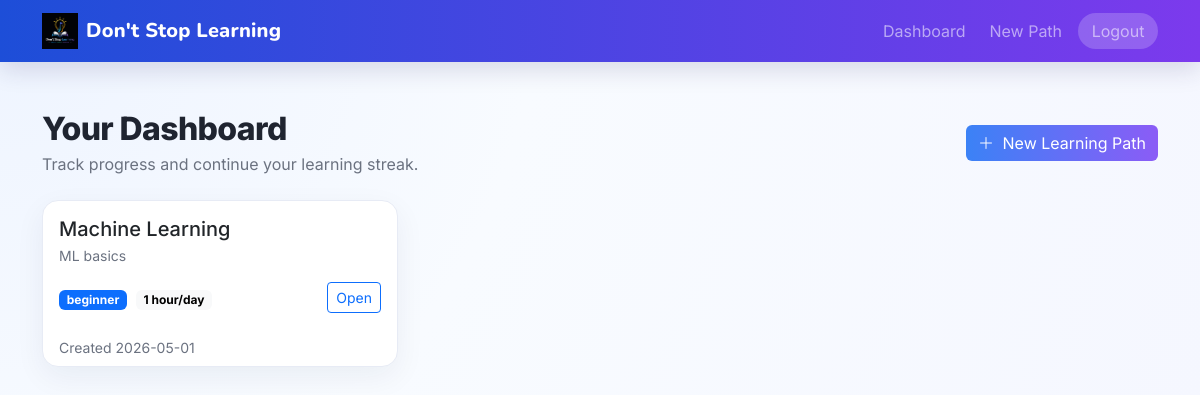
The page /dashboard (signed in) on the database its author committed.
### app/models.py (models this page shows)
class Roadmap(db.Model):
    id = db.Column(db.Integer, primary_key=True)
    skill = db.Column(db.String(50), nullable=False)
    level = db.Column(db.String(20), nullable=False)      # beginner, intermediate, advanced
    goal = db.Column(db.Text, nullable=False)
    time_per_day = db.Column(db.String(20), nullable=False) # e.g. "1 hour", "2 hours"
    created_at = db.Column(db.DateTime, default=datetime.utcnow)
    user_id = db.Column(db.Integer, db.ForeignKey('user.id'), nullable=False)
    tasks = db.relationship('Task', backref='roadmap', lazy=True, order_by="Task.order")

### app/main/routes.py (the view)
@main.route('/dashboard')
@login_required
def dashboard():
    roadmaps = current_user.roadmaps
    return render_template('main/dashboard.html', roadmaps=roadmaps)

### app/models.py (called while the page is built)
@login_manager.user_loader
def load_user(user_id):
    return User.query.get(int(user_id))

### app/templates/main/dashboard.html (shortened to what this page needs)
{% extends "base.html" %}
{% block content %}
<div class="d-flex flex-wrap justify-content-between align-items-center mb-4 gap-3">
    <div>
        <h2 class="section-title mb-1">Your Dashboard</h2>
        <p class="text-muted mb-0">Track progress and continue your learning streak.</p>
    </div>
    <a href="{{ url_for('learning.onboarding') }}" class="btn btn-primary"><i class="bi bi-plus-lg me-1"></i> New Learning Path</a>
</div>
{% if roadmaps %}
<div class="row g-4">
    {% for roadmap in roadmaps %}
    <div class="col-md-6 col-lg-4">
        <div class="card h-100">
            <div class="card-body">
                <h5 class="card-title mb-1">{{ roadmap.skill }}</h5>
                <p class="text-muted small mb-3">{{ roadmap.goal }}</p>
                <div class="d-flex justify-content-between align-items-center">
                    <div>
                        <span class="badge bg-primary">{{ roadmap.level }}</span>
                        <span class="badge text-bg-light ms-1">{{ roadmap.time_per_day }}/day</span>
                    </div>
                    <a href="{{ url_for('learning.view_roadmap', roadmap_id=roadmap.id) }}" class="btn btn-outline-primary btn-sm">Open</a>
                </div>
            </div>
            <div class="card-footer bg-transparent border-0 small text-muted">Created {{ roadmap.created_at.strftime('%Y-%m-%d') }}</div>
        </div>
    </div>
    {% endfor %}
</div>
{% endif %}
{% endblock %}

### app/static/css/style.css (style rules this page uses)
:root { --bg: #f5f7ff; --surface: #ffffff; --text: #1f2430; --muted: #6b7280; --brand-1: #3b82f6; --brand-2: #8b5cf6; --ok: #10b981; --ring: rgba(59, 130, 246, 0.2); }
body { font-family: "Inter", system-ui, -apple-system, "Segoe UI", Roboto, Arial; background: radial-gradient( circle at 0% 0%, #eef4ff 0, #f8fbff 42%, var(--bg) 100% ); color: var(--text); }
.card { background: var(--surface); border: 1px solid #e7ebf5; border-radius: 16px; box-shadow: 0 10px 30px rgba(21, 35, 70, 0.06); }
.btn-primary { border: none; background-image: linear-gradient(90deg, var(--brand-1), var(--brand-2)); }
.section-title { font-weight: 800; letter-spacing: -0.02em; }
.text-muted { color: var(--muted) !important; }

### rows shown on the page
Roadmap: skill "Machine Learning", goal "ML basics", level "beginner", time_per_day "1 hour", created_at "2026-05-01"
